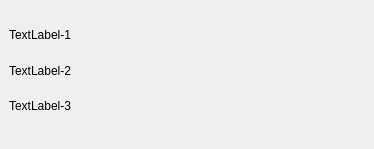
<?xml version="1.0" encoding="UTF-8"?>
<ui version="4.0">
 <class>Dialog</class>
 <widget class="QDialog" name="Dialog">
  <property name="geometry">
   <rect>
    <x>0</x>
    <y>0</y>
    <width>374</width>
    <height>149</height>
   </rect>
  </property>
  <property name="windowTitle">
   <string>Dialog-VBoxLayout</string>
  </property>
  <widget class="QWidget" name="verticalLayoutWidget">
   <property name="geometry">
    <rect>
     <x>9</x>
     <y>20</y>
     <width>351</width>
     <height>101</height>
    </rect>
   </property>
   <layout class="QVBoxLayout" name="verticalLayout">
    <item>
     <widget class="QLabel" name="label">
      <property name="text">
       <string>TextLabel-1</string>
      </property>
     </widget>
    </item>
    <item>
     <widget class="QLabel" name="label_2">
      <property name="text">
       <string>TextLabel-2</string>
      </property>
     </widget>
    </item>
    <item>
     <widget class="QLabel" name="label_3">
      <property name="text">
       <string>TextLabel-3</string>
      </property>
     </widget>
    </item>
   </layout>
  </widget>
 </widget>
 <resources/>
 <connections/>
</ui>
